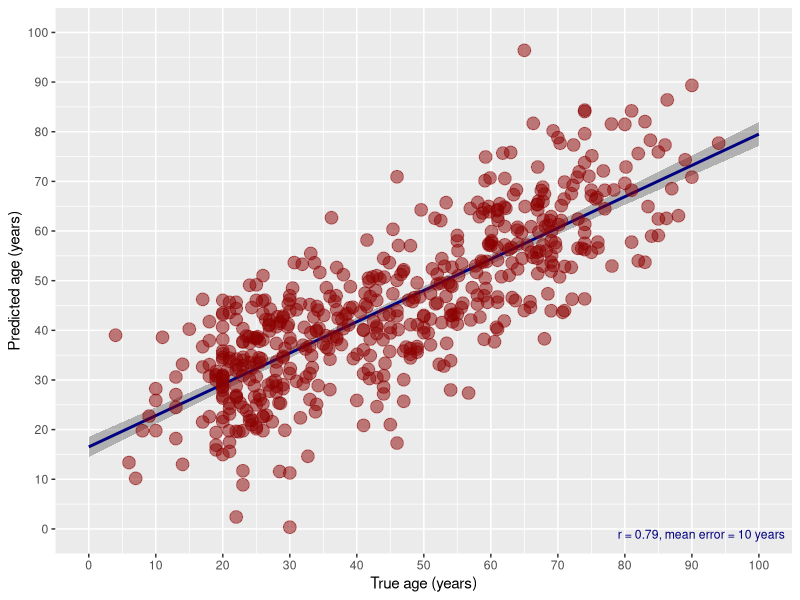

The R script that drew this image:
# Load required libraries

library( MASS )
library( ggplot2 )

resultsIXI <- read.csv( '../labelresultsI.csv' )
resultsKirby <- read.csv( '../labelresultsK.csv' )
resultsNKI <- read.csv( '../labelresultsN.csv' )
resultsOasis <- read.csv( '../labelresultsO.csv' )

resultsCombined <- rbind( resultsIXI, resultsKirby, resultsNKI, resultsOasis )

trainingPercentage <- 0.5
partitioning <- runif( nrow( resultsCombined ) )
trainingIndices <- which( partitioning < trainingPercentage )
testingIndices <- which( partitioning >= trainingPercentage )
trainingData <- resultsCombined[trainingIndices,];
testingData <- resultsCombined[testingIndices,];

#
# Do gender prediction
#   Include all AGE/REGION interaction terms
#
#

regionalTerms <- paste( names( resultsCombined )[6:37] , collapse = " + " )

myFormula <- as.formula( paste( "AGE ~ ", regionalTerms, " + SEX + SITE + VOLUME", sep = '' ) )
ageModel <- lm( myFormula, data = trainingData )
ageModelAIC <- stepAIC( ageModel, direction = "both", k = 4, trace = TRUE )
predictedAge <- predict( ageModelAIC, newdata = testingData, type = 'response' )

correlation <- cor( testingData$AGE, predictedAge )
meanerr <- mean( abs(  testingData$AGE - predictedAge ) )

annotation <- paste0( "r = ", signif( correlation, 2 ), ", mean error = ", signif( meanerr, 2 ), " years" )

print( summary( ageModelAIC ) )

plotData <- data.frame( TrueAge = testingData$AGE, PredictedAge = predictedAge )

brainAgePlot <- ggplot( plotData, aes( x = TrueAge, y = PredictedAge ) ) +
                stat_smooth( colour = "navyblue", formula = y ~ 1 + x, method = "lm",
                  size = 1, n = 1000, level = 0.95, se = TRUE, fullrange = TRUE, fill = 'black', alpha = 0.25 ) +
                geom_point( aes( colour = "darkred" ), size = 4, alpha = 0.5 ) +
                scale_x_continuous( "True age (years)", breaks = seq( 0, 100, by = 10 ), labels = seq( 0, 100, by = 10 ), limits = c( 0, 100 ) ) +
                scale_y_continuous( "Predicted age (years)", breaks = seq( 0, 100, by = 10 ), labels = seq( 0, 100, by = 10 ), limits = c( 0, 100 ) ) +
                scale_colour_manual( labels = annotation, values = "darkred" ) +
                theme( legend.justification = c( 1, 0 ), legend.position = c( 1, 0 ), legend.title = element_blank(), legend.background = element_blank(), legend.key = element_blank(), legend.text = element_text( colour = 'navyblue' ) ) +
                guides( colour = guide_legend( override.aes = list( shape = NA ) ), keywidth = 0 )
ggsave( filename = paste( "../ageRegressionPredict.pdf", sep = "" ), plot = brainAgePlot, width = 6, height = 6, units = 'in' )

# Call:
# lm(formula = AGE ~ LABEL_2 + LABEL_3 + LABEL_7 + LABEL_9 + LABEL_12 +
#     LABEL_13 + LABEL_15 + LABEL_16 + LABEL_21 + LABEL_23 + LABEL_25 +
#     LABEL_26 + LABEL_27 + LABEL_28 + LABEL_31 + SITE, data = trainingData)
#
# Residuals:
#     Min      1Q  Median      3Q     Max
# -28.402  -7.868   0.209   7.055  32.831
#
# Coefficients:
#             Estimate Std. Error t value Pr(>|t|)
# (Intercept) 109.8142     6.8401  16.055  < 2e-16 ***
# LABEL_2     -12.5064     2.2169  -5.641 2.82e-08 ***
# LABEL_3     -22.2376     2.5452  -8.737  < 2e-16 ***
# LABEL_7       3.8367     1.5585   2.462  0.01416 *
# LABEL_9     -12.6620     2.2789  -5.556 4.48e-08 ***
# LABEL_12      7.1609     2.1789   3.287  0.00109 **
# LABEL_13     -5.5380     1.9021  -2.912  0.00376 **
# LABEL_15      6.1994     2.4185   2.563  0.01066 *
# LABEL_16      7.0774     2.1533   3.287  0.00108 **
# LABEL_21    -16.8904     2.7239  -6.201 1.17e-09 ***
# LABEL_23     14.0643     2.7166   5.177 3.26e-07 ***
# LABEL_25     -8.9672     4.1883  -2.141  0.03275 *
# LABEL_26    -11.4948     4.3091  -2.668  0.00789 **
# LABEL_27     17.5986     3.8935   4.520 7.72e-06 ***
# LABEL_28     -8.5283     3.9651  -2.151  0.03196 *
# LABEL_31      7.7227     3.3973   2.273  0.02343 *
# SITEHH       -0.5685     1.6813  -0.338  0.73539
# SITEIOP       6.0230     2.7156   2.218  0.02701 *
# SITEKirby     1.2137     4.8197   0.252  0.80129
# SITENKI       6.0722     2.1591   2.812  0.00511 **
# SITEOASIS    20.5323     2.2535   9.111  < 2e-16 ***
# ---
# Signif. codes:  0 ‘***’ 0.001 ‘**’ 0.01 ‘*’ 0.05 ‘.’ 0.1 ‘ ’ 1
#
# Residual standard error: 11.65 on 503 degrees of freedom
# Multiple R-squared:  0.6714,	Adjusted R-squared:  0.6584
# F-statistic: 51.39 on 20 and 503 DF,  p-value: < 2.2e-16
#
# Warning messages:
# 1: Removed 2 rows containing missing values (stat_smooth).
# 2: Removed 2 rows containing missing values (geom_point).
# [ntustison@Nietzschean-Numerics Mon Aug 19 13:46:40] $
